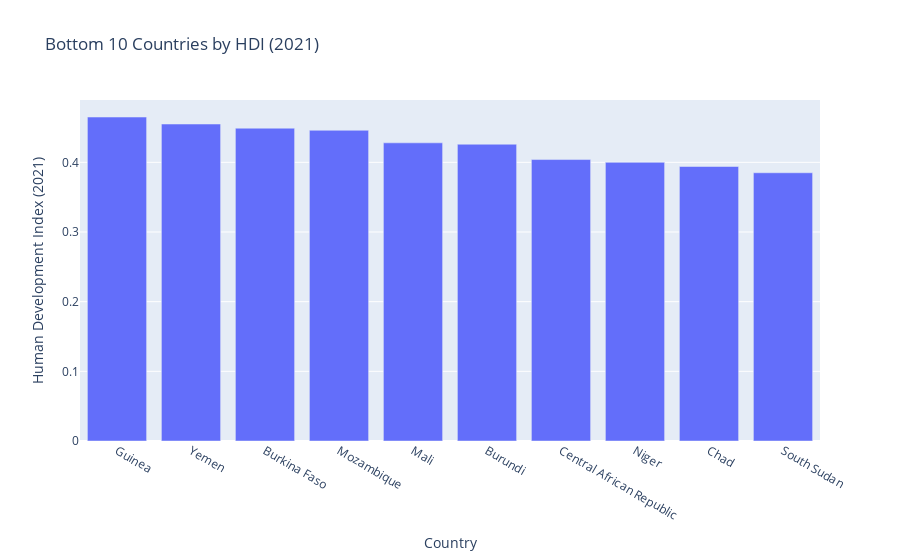

Source (notebook cell):
### Code cell
# 4. Bar chart showing the bottom 10 countries by HDI in 2021
fig4 = px.bar(df_years.tail(10), x='Country', y='Human Development Index (2021)', 
              title='Bottom 10 Countries by HDI (2021)')
fig4.show()

### Figure 1 — Plotly figure (JSON) as saved in the notebook; plotly's stock layout.template omitted (floating-point values rounded to 4 significant figures)
{"data": [{"alignmentgroup": "True", "hovertemplate": "Country=%{x}<br>Human Development Index (2021)=%{y}<extra></extra>", "legendgroup": "", "marker": {"color": "#636efa", "pattern": {"shape": ""}}, "name": "", "offsetgroup": "", "orientation": "v", "showlegend": false, "textposition": "auto", "type": "bar", "x": ["Guinea", "Yemen", "Burkina Faso", "Mozambique", "Mali", "Burundi", "Central African Republic", "Niger", "Chad", "South Sudan"], "xaxis": "x", "y": [0.465, 0.455, 0.449, 0.446, 0.428, 0.426, 0.404, 0.4, 0.394, 0.385], "yaxis": "y"}], "layout": {"barmode": "relative", "legend": {"tracegroupgap": 0}, "title": {"text": "Bottom 10 Countries by HDI (2021)"}, "xaxis": {"anchor": "y", "domain": [0, 1], "title": {"text": "Country"}}, "yaxis": {"anchor": "x", "domain": [0, 1], "title": {"text": "Human Development Index (2021)"}}}}
